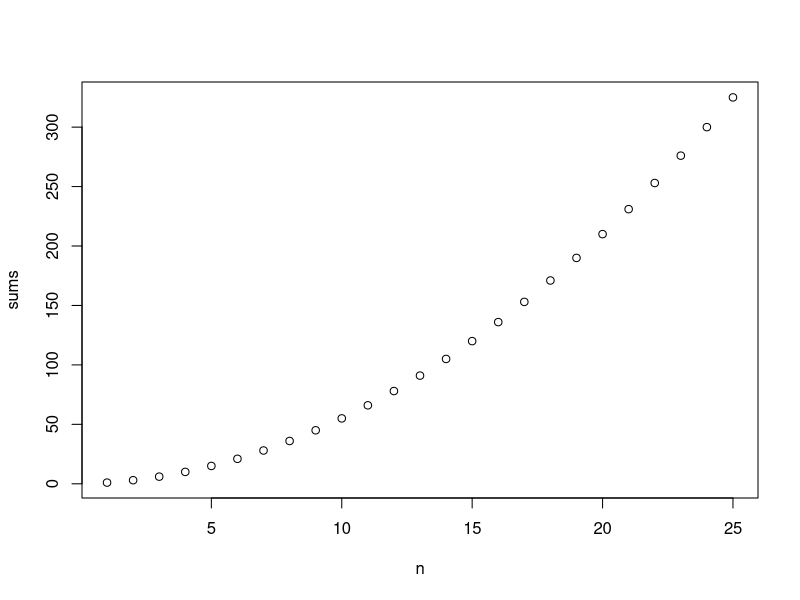
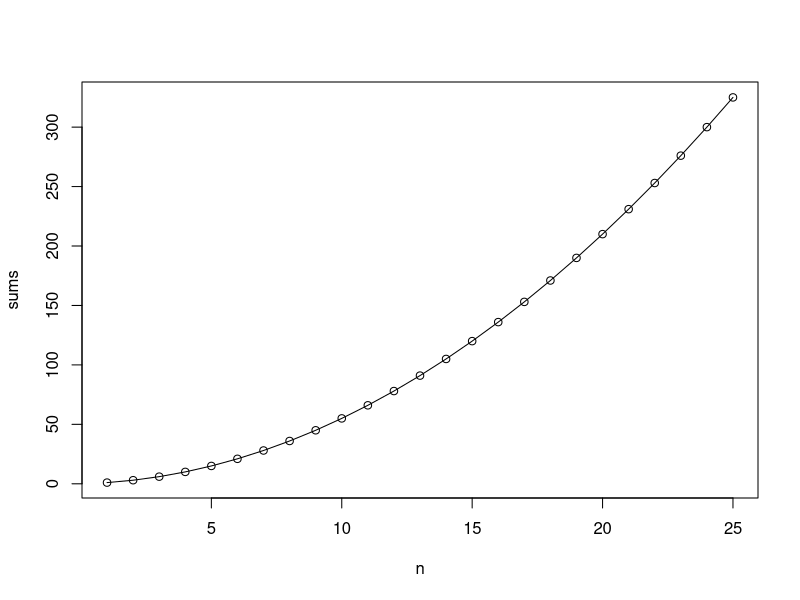

Here is the R script that generated these plots, in order:
compute_sum <- function(n){
  x <- 1:n
  sum(x)
}

for(i in 1:5){
  print(i)
}

m <- 25
sums <- vector(length = m)
sums
for(i in 1:m){
  sums[i] <- compute_sum(i)
}
sums

n <- 1:m
plot(n, sums)

head(data.frame(sums = sums,formula = n*(n+1)/2))

plot(n, sums)
lines(n, n*(n+1)/2)
